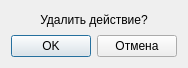
<?xml version="1.0" encoding="UTF-8"?>
<ui version="4.0">
 <class>DeleteActivityDialog</class>
 <widget class="QDialog" name="DeleteActivityDialog">
  <property name="geometry">
   <rect>
    <x>0</x>
    <y>0</y>
    <width>181</width>
    <height>68</height>
   </rect>
  </property>
  <property name="windowTitle">
   <string>Удаление действия</string>
  </property>
  <layout class="QHBoxLayout" name="horizontalLayout_2">
   <item>
    <layout class="QVBoxLayout" name="verticalLayout">
     <item>
      <widget class="QLabel" name="label">
       <property name="text">
        <string>Удалить действие?</string>
       </property>
       <property name="alignment">
        <set>Qt::AlignCenter</set>
       </property>
      </widget>
     </item>
     <item>
      <layout class="QHBoxLayout" name="horizontalLayout">
       <item>
        <widget class="QPushButton" name="OKButton">
         <property name="text">
          <string>OK</string>
         </property>
        </widget>
       </item>
       <item>
        <widget class="QPushButton" name="cancelButton">
         <property name="text">
          <string>Отмена</string>
         </property>
        </widget>
       </item>
      </layout>
     </item>
    </layout>
   </item>
  </layout>
 </widget>
 <resources/>
 <connections/>
</ui>
